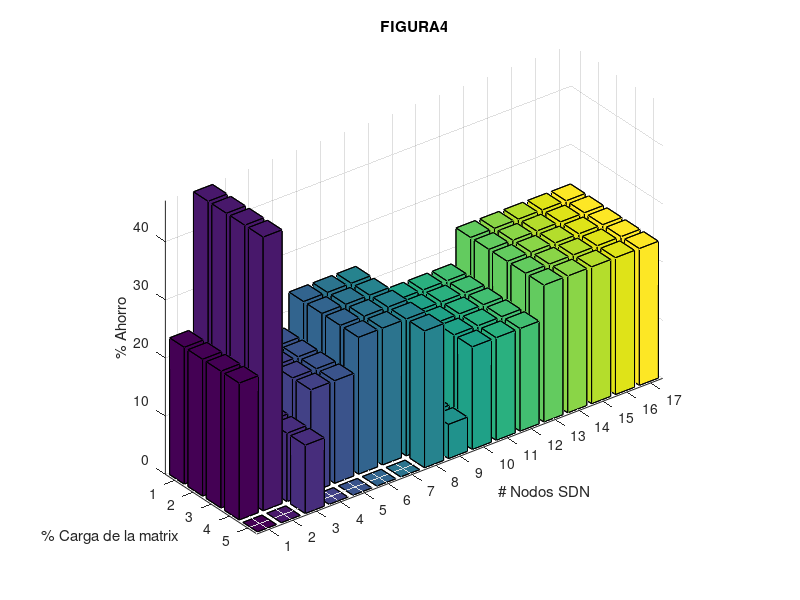

MATLAB code for this plot:
load SimulationResults.csv
    
%FIGURE 4
Z = zeros(5,17);
for i = 1:270
    x = SimulationResults(i, 1);
    y = SimulationResults(i, 3);
    offNodes = SimulationResults(i, 11);
    z = offNodes/17;
    z = z * 100;
    if y > 0
        Z(x, y) = z;
    end
end
    bar3(Z)
    title('FIGURA4')
    xlabel('# Nodos SDN')
    ylabel('% Carga de la matrix')
    zlabel('% Ahorro')
